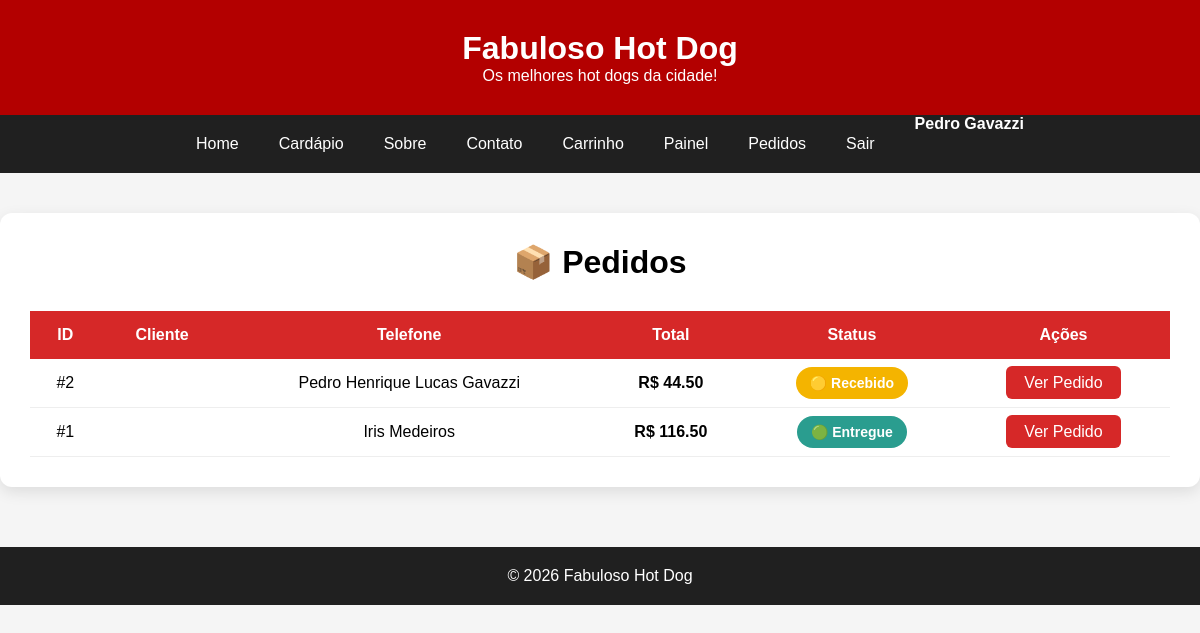
Page /pedidos (signed in) on the earlier database version.
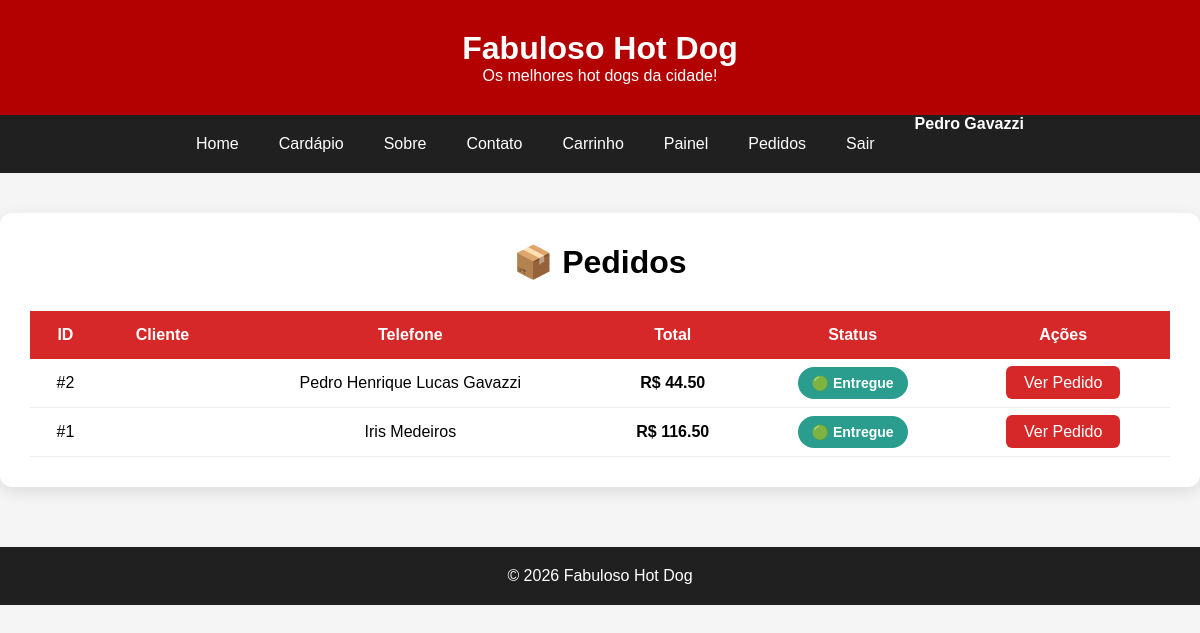
Same page on the later database version.
### tables this page shows
CREATE TABLE pedidos(

    id INTEGER PRIMARY KEY AUTOINCREMENT,

    cliente TEXT NOT NULL,

    telefone TEXT NOT NULL,

    endereco TEXT NOT NULL,

    observacao TEXT,

    total REAL NOT NULL,

    status TEXT DEFAULT 'Recebido'

);

### routes/pedidos.py (the view)
@pedidos.route("/pedidos")
def listar_pedidos():
    if "admin" not in session:
        return redirect(url_for("auth.login"))
    pedidos_lista = listar_todos_pedidos()
    return render_template(
        "pedidos.html",
        pedidos=pedidos_lista
    )

### database/database.py (called while the page is built)
def conectar():
    conexao = sqlite3.connect("database.db")
    conexao.row_factory = sqlite3.Row
    return conexao

def listar_todos_pedidos():
    conexao = conectar()
    cursor = conexao.cursor()
    cursor.execute("""
        SELECT
            id,
            cliente
            telefone,
            total,
            status
        FROM pedidos
        ORDER BY id DESC
    """)
    pedidos = cursor.fetchall()
    conexao.close()
    return pedidos

### templates/pedidos.html
{% extends "base.html" %}
{% block conteudo %}
<div class="container-pedidos">
    <h1>📦 Pedidos</h1>
    <table class="tabela-pedidos">
        <thead>
            <tr>
                <th>ID</th>
                <th>Cliente</th>
                <th>Telefone</th>
                <th>Total</th>
                <th>Status</th>
                <th>Ações</th>
            </tr>
        </thead>
        <tbody>
            {% for pedido in pedidos %}
            <tr>
                <td>#{{ pedido.id }}</td>
                <td>{{ pedido.cliente }}</td>
                <td>{{ pedido.telefone }}</td>
                <td>
                    <strong>
                        R$ {{ "%.2f"|format(pedido.total) }}
                    </strong>
                </td>
                <td>
                    {% if pedido.status == "Recebido" %}
                        <span class="badge recebido">🟡 {{ pedido.status }}</span>
                    {% elif pedido.status == "Em preparo" %}
                        <span class="badge preparo">🟠 {{ pedido.status }}</span>
                    {% elif pedido.status == "Saiu para entrega" %}
                        <span class="badge entrega">🔵 {{ pedido.status }}</span>
                    {% elif pedido.status == "Entregue" %}
                        <span class="badge entregue">🟢 {{ pedido.status }}</span>
                    {% else %}
                        {{ pedido.status }}
                    {% endif %}
                </td>
                <td>
                    <a class="btn-ver"
                       href="{{ url_for('pedidos.visualizar_pedido', id_pedido=pedido.id) }}">
                        Ver Pedido
                    </a>
                </td>
            </tr>
            {% endfor %}
        </tbody>
    </table>
</div>
{% endblock %}

Differences in the rows shown:
changed pedidos "Pedro Henrique Lucas Gavazzi": status "Recebido" → "Entregue"; status "🟡" → "🟢"
